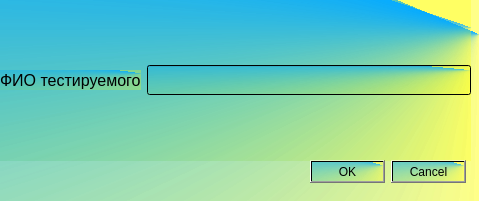
<?xml version="1.0" encoding="UTF-8"?>
<ui version="4.0">
 <class>Frame</class>
 <widget class="QFrame" name="Frame">
  <property name="geometry">
   <rect>
    <x>0</x>
    <y>0</y>
    <width>479</width>
    <height>201</height>
   </rect>
  </property>
  <property name="windowTitle">
   <string>ФИО</string>
  </property>
  <property name="styleSheet">
   <string notr="true">background-color: qconicalgradient(cx:1, cy:0.17, angle:135, stop:0 rgba(0, 169, 255, 182), stop:0.375 rgba(255, 255, 0, 69), stop:0.423533 rgba(251, 255, 0, 145), stop:0.45 rgba(247, 255, 0, 208), stop:0.477581 rgba(255, 244, 71, 130), stop:0.518717 rgba(255, 218, 71, 130), stop:0.55 rgba(255, 255, 0, 255), stop:0.57754 rgba(255, 203, 0, 130), stop:0.625 rgba(255, 255, 0, 69), stop:1 rgba(255, 255, 0, 69));</string>
  </property>
  <widget class="QDialogButtonBox" name="buttonBox">
   <property name="geometry">
    <rect>
     <x>310</x>
     <y>160</y>
     <width>156</width>
     <height>23</height>
    </rect>
   </property>
   <property name="standardButtons">
    <set>QDialogButtonBox::Cancel|QDialogButtonBox::Ok</set>
   </property>
  </widget>
  <widget class="QWidget" name="horizontalLayoutWidget">
   <property name="geometry">
    <rect>
     <x>0</x>
     <y>0</y>
     <width>471</width>
     <height>161</height>
    </rect>
   </property>
   <layout class="QHBoxLayout" name="horizontalLayout">
    <item>
     <widget class="QLabel" name="label">
      <property name="sizePolicy">
       <sizepolicy hsizetype="Preferred" vsizetype="Maximum">
        <horstretch>0</horstretch>
        <verstretch>0</verstretch>
       </sizepolicy>
      </property>
      <property name="minimumSize">
       <size>
        <width>0</width>
        <height>20</height>
       </size>
      </property>
      <property name="font">
       <font>
        <pointsize>12</pointsize>
        <weight>50</weight>
        <bold>false</bold>
       </font>
      </property>
      <property name="text">
       <string>ФИО тестируемого</string>
      </property>
      <property name="alignment">
       <set>Qt::AlignLeading|Qt::AlignLeft|Qt::AlignVCenter</set>
      </property>
     </widget>
    </item>
    <item>
     <widget class="QLineEdit" name="student">
      <property name="sizePolicy">
       <sizepolicy hsizetype="MinimumExpanding" vsizetype="Fixed">
        <horstretch>0</horstretch>
        <verstretch>0</verstretch>
       </sizepolicy>
      </property>
      <property name="minimumSize">
       <size>
        <width>0</width>
        <height>30</height>
       </size>
      </property>
     </widget>
    </item>
   </layout>
  </widget>
 </widget>
 <resources/>
 <connections/>
</ui>
